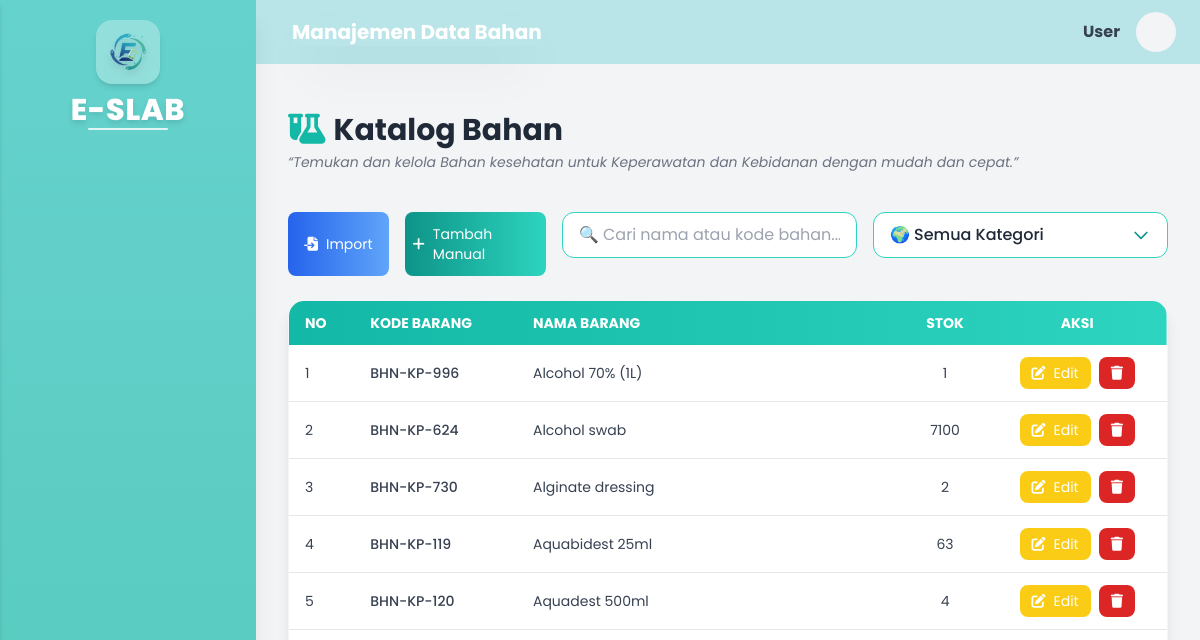
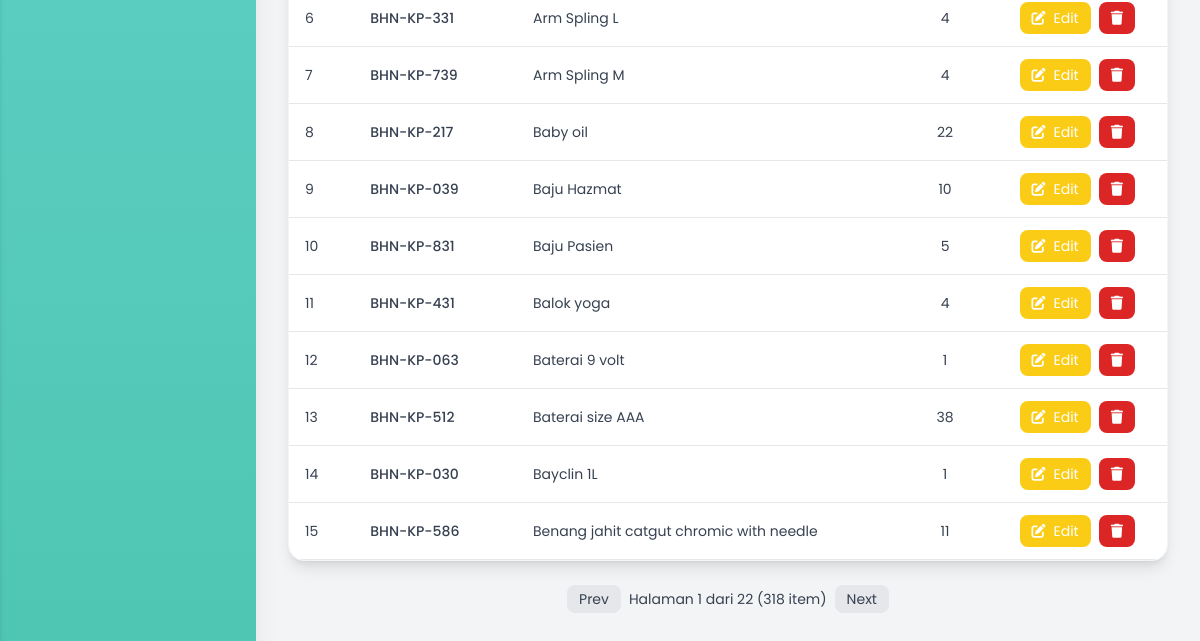
Before: /index.php/admin/katalog_bahan with the older database file (2 pictures, top to bottom).
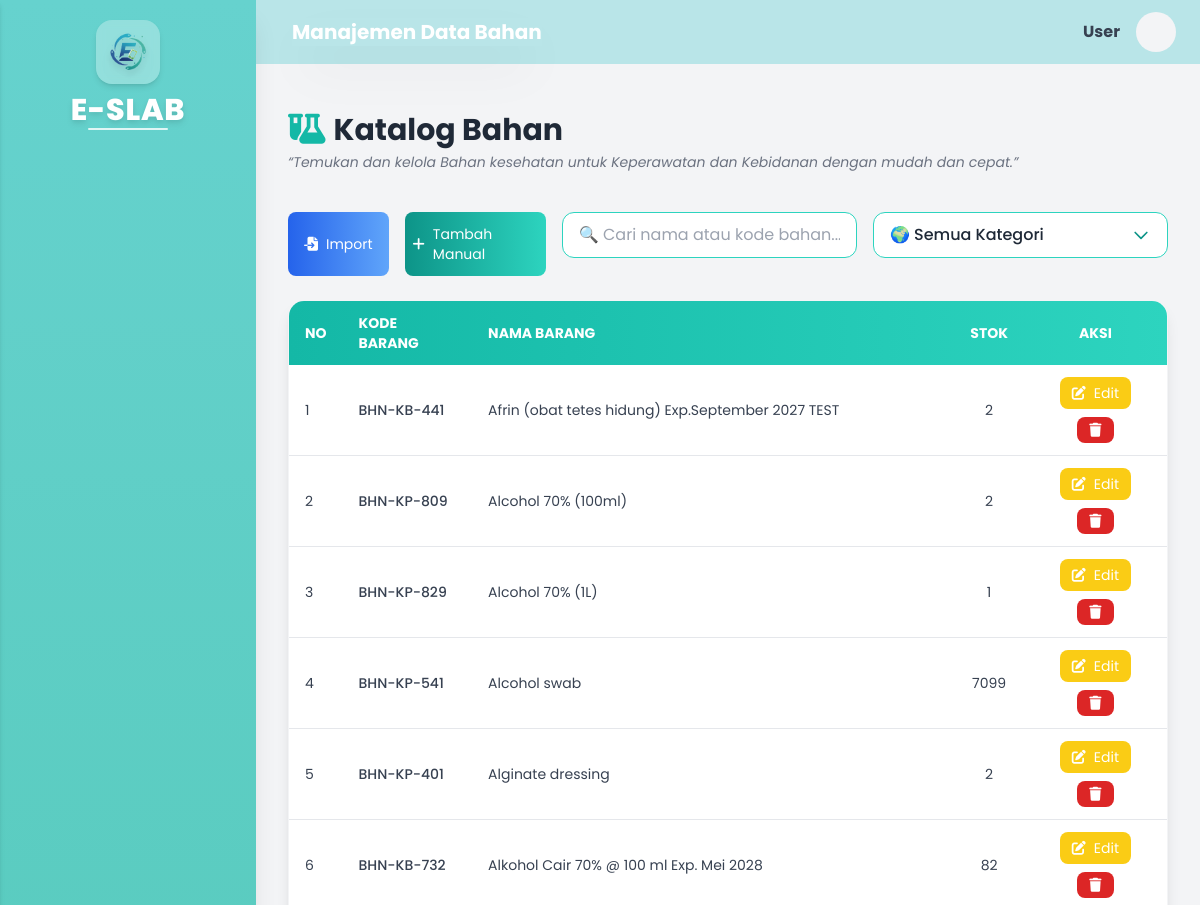
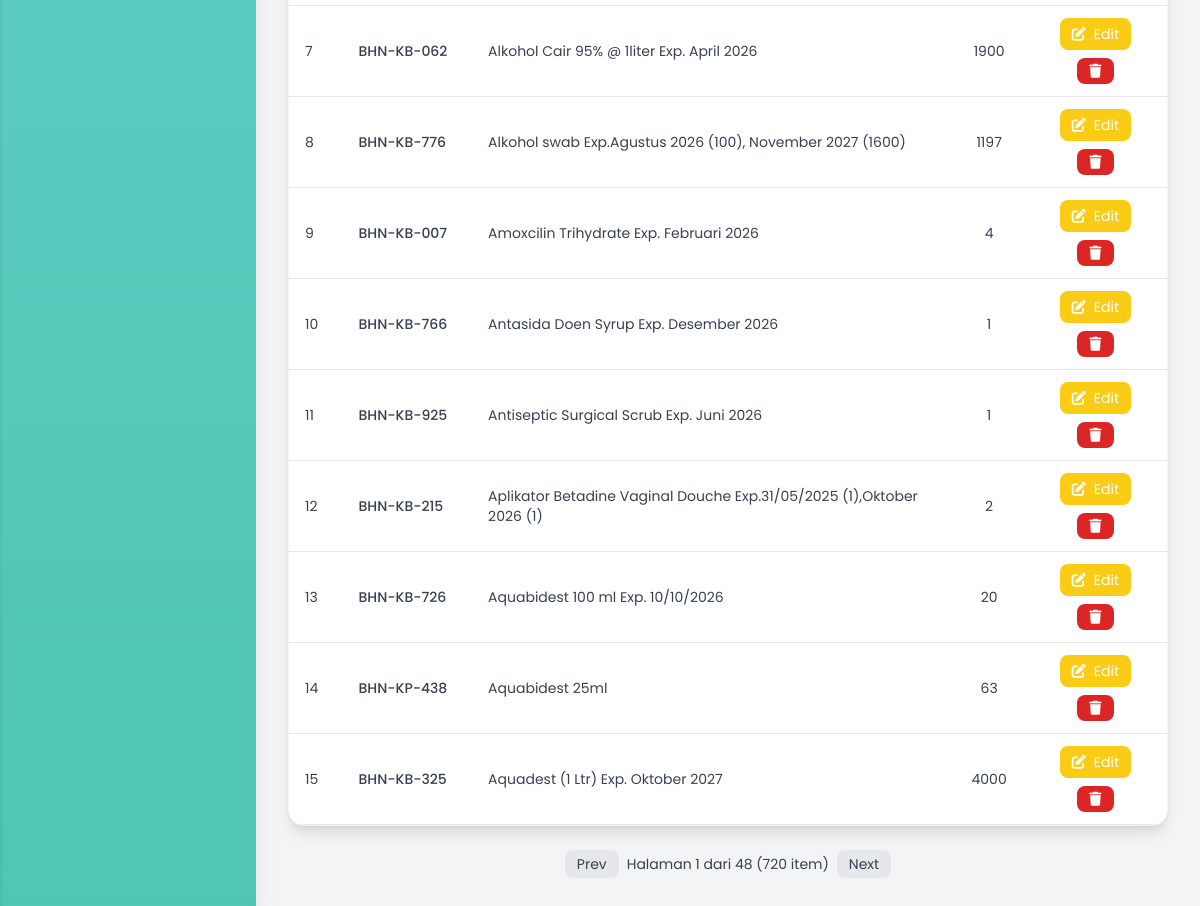
After: the same page with the newer database file (2 pictures, top to bottom).
### tables this page shows
CREATE TABLE `barang` (
  `id_barang` int(11) NOT NULL,
  `id_sub_kategori` int(11) NOT NULL,
  `kode_barang` varchar(50) NOT NULL,
  `nama_barang` varchar(100) NOT NULL,
  `deskripsi` text DEFAULT NULL,
  `satuan` varchar(30) DEFAULT NULL,
  `stok` int(11) NOT NULL DEFAULT 0,
  `stok_minimum` int(11) NOT NULL DEFAULT 0,
  `is_active` tinyint(1) NOT NULL DEFAULT 1,
  `created_at` timestamp NOT NULL DEFAULT current_timestamp(),
  `updated_at` timestamp NULL DEFAULT NULL ON UPDATE current_timestamp()
);

### application/controllers/admin/Katalog_Bahan.php (called while the page is built, shortened)
<?php
class Katalog_bahan extends CI_Controller
{
    public function __construct()
    {
        $this->load->model('Barang_model');
        $this->load->library('pagination');
        $this->load->helper('url');
    }
    public function index()
    {
        $keyword = $this->input->get('keyword');
        $kategori = $this->input->get('kategori');
        $data['barang'] = $this->Barang_model->get_all_bahan($keyword, $kategori);
        $data['keyword'] = $keyword;
        $data['kategori'] = $kategori;
        $user_name = $this->session->userdata('nama_user') ?? $this->session->userdata('username');
        $user_initial = strtoupper(substr($user_name, 0, 1));
        $data['title'] = "Manajemen Data Bahan";
        $data['user_name'] = $user_name;
        $data['user_initial'] = $user_initial;
        $this->load->view('layouts/header', $data);
        $this->load->view('layouts/sidebar', $data);
        $this->load->view('admin/katalog_bahan/index', $data);
        $this->load->view('layouts/footer');
    }
}

### index.php (called while the page is built, shortened)
<?php
require_once BASEPATH.'core/CodeIgniter.php';

### application/models/Barang_model.php (called while the page is built, shortened)
<?php
class Barang_model extends CI_Model
{
    public function get_all_bahan($keyword = null, $kategori = null)
    {
        $this->db->select('b.*');
        $this->db->from('barang b');
        $this->db->join('sub_kategori sk', 'sk.id_sub_kategori = b.id_sub_kategori', 'left');
        if (!empty($kategori)) {
            $this->db->where('b.id_sub_kategori', $kategori);
        } else {
            $this->db->where_in('b.id_sub_kategori', [3, 4]);
        }
        $this->db->order_by('b.nama_barang', 'ASC');
        return $this->db->get()->result();
    }
}

### application/views/admin/katalog_bahan/_rows.php (the view)
<?php
$no = ($offset ?? 0) + 1;
if (empty($barang)): ?>
  <tr>
    <td colspan="5" class="text-center py-6 text-gray-500">Tidak ada data ditemukan.</td>
  </tr>
  <?php else:
  foreach ($barang as $b): ?>
    <tr class="border-b hover:bg-blue-50 transition">
      <td class="py-3 px-4"><?= $no++; ?></td>
      <td class="py-3 px-4 font-medium"><?= htmlspecialchars($b->kode_barang); ?></td>
      <td class="py-3 px-4"><?= htmlspecialchars($b->nama_barang); ?></td>
      <td class="py-3 px-4 text-center"><?= (int)$b->stok; ?></td>
      <td class="py-3 px-4 text-center">
        <div class="flex flex-wrap justify-center gap-2">
          <a href="<?= site_url('admin/katalog_bahan/edit/' . $b->id_barang); ?>"
            class="flex items-center gap-2 px-3 py-1.5 bg-yellow-400 text-white text-sm rounded-lg hover:bg-yellow-500 transition">
            <i class="fa fa-edit"></i>
            <span class="hidden sm:inline">Edit</span>
          </a>
          <a href="<?= site_url('admin/katalog_bahan/delete/' . $b->id_barang); ?>"
            class="flex items-center gap-2 px-3 py-1.5 bg-red-600 text-white text-sm rounded-lg hover:bg-red-700 transition btn-delete">
            <i class="fa fa-trash"></i>
          </a>
        </div>
      </td>
    </tr>
<?php endforeach;
endif; ?>

Changed rows visible on the page:
no longer on this page (row edited): barang: kode_barang "BHN-KP-996", nama_barang "Alcohol 70% (1L)", stok "1"
no longer on this page (row edited): barang: kode_barang "BHN-KP-624", nama_barang "Alcohol swab", stok "7100"
no longer on this page (row edited): barang: kode_barang "BHN-KP-730", nama_barang "Alginate dressing", stok "2"
no longer on this page (row edited): barang: kode_barang "BHN-KP-119", nama_barang "Aquabidest 25ml", stok "63"
no longer on this page (row edited): barang: kode_barang "BHN-KP-120", nama_barang "Aquadest 500ml", stok "4"
no longer on this page (row edited): barang: kode_barang "BHN-KP-331", nama_barang "Arm Spling L", stok "4"
no longer on this page (row edited): barang: kode_barang "BHN-KP-739", nama_barang "Arm Spling M", stok "4"
no longer on this page (row edited): barang: kode_barang "BHN-KP-217", nama_barang "Baby oil", stok "22"
no longer on this page (row edited): barang: kode_barang "BHN-KP-039", nama_barang "Baju Hazmat", stok "10"
no longer on this page (row edited): barang: kode_barang "BHN-KP-831", nama_barang "Baju Pasien", stok "5"
no longer on this page (row edited): barang: kode_barang "BHN-KP-431", nama_barang "Balok yoga", stok "4"
no longer on this page (row edited): barang: kode_barang "BHN-KP-063", nama_barang "Baterai 9 volt", stok "1"
no longer on this page (row edited): barang: kode_barang "BHN-KP-512", nama_barang "Baterai size AAA", stok "38"
no longer on this page (row edited): barang: kode_barang "BHN-KP-030", nama_barang "Bayclin 1L", stok "1"
no longer on this page (row edited): barang: kode_barang "BHN-KP-586", nama_barang "Benang jahit catgut chromic with needle", stok "11"
now on this page (row edited): barang: kode_barang "BHN-KB-441", nama_barang "Afrin (obat tetes hidung) Exp.September 2027 TEST", stok "2"
now on this page (row edited): barang: kode_barang "BHN-KP-809", nama_barang "Alcohol 70% (100ml)", stok "2"
now on this page (row edited): barang: kode_barang "BHN-KP-829", nama_barang "Alcohol 70% (1L)", stok "1"
now on this page (row edited): barang: kode_barang "BHN-KP-541", nama_barang "Alcohol swab", stok "7099"
now on this page (row edited): barang: kode_barang "BHN-KP-401", nama_barang "Alginate dressing", stok "2"
now on this page (row edited): barang: kode_barang "BHN-KB-732", nama_barang "Alkohol Cair 70% @ 100 ml Exp. Mei 2028", stok "82"
now on this page (row edited): barang: kode_barang "BHN-KB-062", nama_barang "Alkohol Cair 95% @ 1liter Exp. April 2026", stok "1900"
now on this page (row edited): barang: kode_barang "BHN-KB-776", nama_barang "Alkohol swab Exp.Agustus 2026 (100), November 2027 (1600)", stok "1197"
now on this page (row edited): barang: kode_barang "BHN-KB-007", nama_barang "Amoxcilin Trihydrate Exp. Februari 2026", stok "4"
now on this page (row edited): barang: kode_barang "BHN-KB-766", nama_barang "Antasida Doen Syrup Exp. Desember 2026", stok "1"
now on this page (row edited): barang: kode_barang "BHN-KB-925", nama_barang "Antiseptic Surgical Scrub Exp. Juni 2026", stok "1"
now on this page (row edited): barang: kode_barang "BHN-KB-215", nama_barang "Aplikator Betadine Vaginal Douche Exp.31/05/2025 (1),Oktober 2026 (1)", stok "2"
now on this page (row edited): barang: kode_barang "BHN-KB-726", nama_barang "Aquabidest 100 ml Exp. 10/10/2026", stok "20"
now on this page (row edited): barang: kode_barang "BHN-KP-438", nama_barang "Aquabidest 25ml", stok "63"
now on this page (row edited): barang: kode_barang "BHN-KB-325", nama_barang "Aquadest (1 Ltr) Exp. Oktober 2027", stok "4000"
